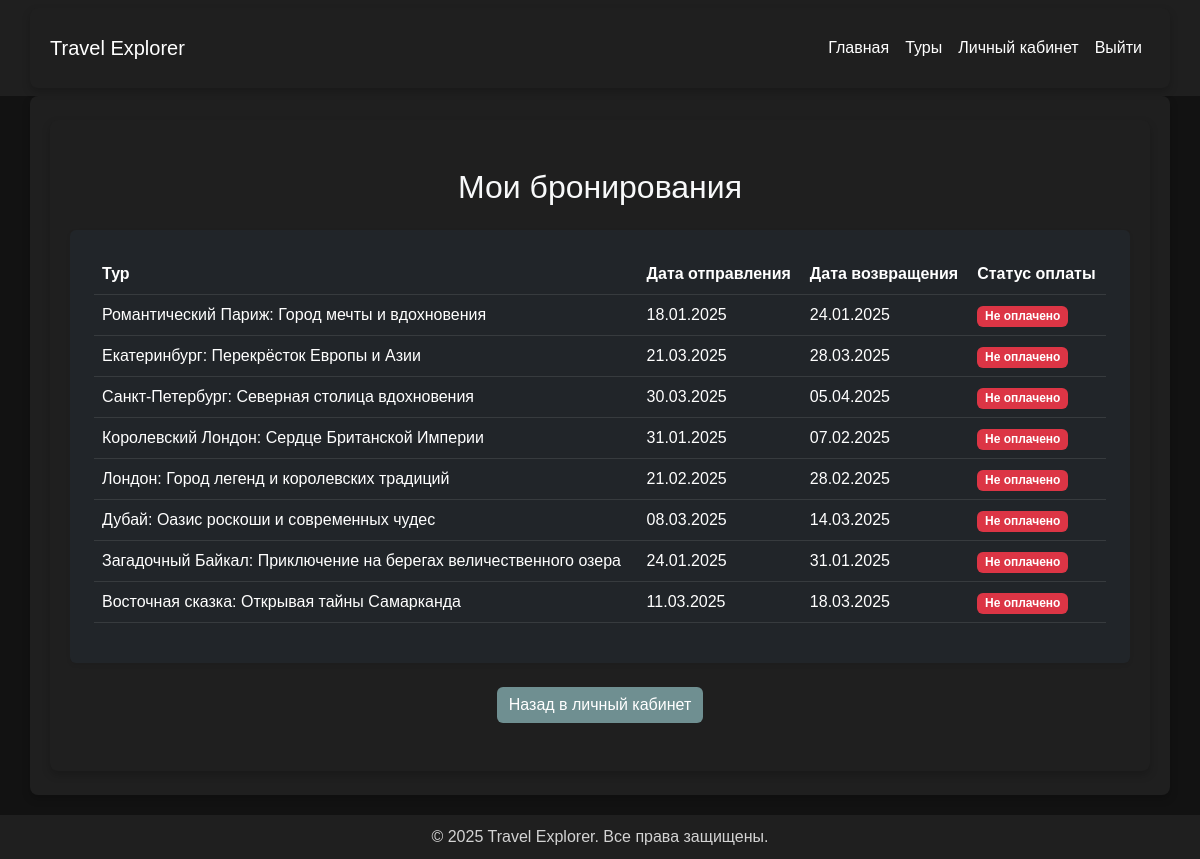
Page /api/profile/reservations/ (signed in) on the committed database.
### travel/models.py (models this page shows, shortened)
class Reservation(models.Model):
    id_user = models.ForeignKey(User, verbose_name="Пользователь", on_delete=models.CASCADE, related_name='reservations')
    id_tour = models.ForeignKey(Tour, verbose_name="Тур", on_delete=models.CASCADE, related_name='reservations')
    date_reservation = models.DateField("Дата бронирования",default=now)
    status_pay = models.BooleanField("Статус оплаты",default=False)
    PAYMENT_METHODS = [('CARD', 'Банковская карта'), ('CASH', 'Наличные'), ('ONLINE', 'Онлайн оплата(СБП)')]
    payment_method = models.CharField("Метод оплаты", max_length=50, choices=PAYMENT_METHODS)
    raw_id_fields = ('id_tour',)
    document = models.FileField(
        upload_to='reservation_documents/',
        blank=True,
        null=True,
        verbose_name="Документ бронирования"
    )
    class Meta:
        verbose_name = "Бронирование"
        verbose_name_plural = "Бронирования"

class Tour(models.Model):
    name_tour = models.CharField("Название тура", max_length=255)
    discription_tour = models.TextField("Описание тура")
    price_tour = models.IntegerField("Цена тура", validators=[validate_positive])
    departure = models.CharField("Место отправления", max_length=255)
    destination = models.CharField("Место назначения", max_length=255)
    date_departure = models.DateField("Дата отправления")
    date_return = models.DateField("Дата возвращения")
    operator_tour = models.CharField("Туроператор", max_length=255)
    places_tour = models.IntegerField("Количество мест", validators=[validate_positive])
    history = HistoricalRecords()
    is_hot = models.BooleanField(default=False)
    image = models.ImageField(upload_to='tours/', blank=True, null=True)
    objects = TourManager()
    video_url = models.URLField(
        max_length=255,
        blank=True,
        null=True,
        verbose_name="Ссылка на видеообзор"
    )
    class Meta:
        ordering = ['date_departure']
        verbose_name = "Тур"
        verbose_name_plural = "Туры"

### travel/views.py (the view)
# urls.py: path('profile/reservations/', views.user_reservations, name='user_reservations'),
@login_required
def user_reservations(request):
    reservations = Reservation.objects.select_related('id_tour').filter(id_user=request.user)
    return render(request, 'travel/user_reservations.html', {'reservations': reservations})

### travel/templates/travel/user_reservations.html
{% extends 'travel/base.html' %}
{% block content %}
<div class="container py-5">
    <h2 class="text-center text-light mb-4">Мои бронирования</h2>
    <div class="card bg-dark text-light shadow-sm p-4">
        <table class="table table-dark table-hover">
            <thead>
                <tr>
                    <th>Тур</th>
                    <th>Дата отправления</th>
                    <th>Дата возвращения</th>
                    <th>Статус оплаты</th>
                </tr>
            </thead>
            <tbody>
                {% for reservation in reservations %}
                <tr>
                    <td>{{ reservation.id_tour.name_tour }}</td>
                    <td>{{ reservation.id_tour.date_departure|date:"d.m.Y" }}</td>
                    <td>{{ reservation.id_tour.date_return|date:"d.m.Y" }}</td>
                    <td>
                        {% if reservation.status_pay %}
                        <span class="badge bg-success">Оплачено</span>
                        {% else %}
                        <span class="badge bg-danger">Не оплачено</span>
                        {% endif %}
                    </td>
                </tr>
                {% empty %}
                <tr>
                    <td colspan="4" class="text-center text-muted">У вас нет бронирований.</td>
                </tr>
                {% endfor %}
            </tbody>
        </table>
    </div>
    <div class="text-center mt-4">
        <a href="{% url 'profile' %}" class="btn btn-outline-light">Назад в личный кабинет</a>
    </div>
</div>
{% endblock %}

### travel/templates/travel/base.html (style rules this page uses)
body { background-color: #121212; color: #ffffff; font-family: Arial, sans-serif; }
.container { background-color: #1f1f1f; padding: 20px; border-radius: 8px; box-shadow: 0 4px 8px rgba(0, 0, 0, 0.2); }
.btn { background-color:rgb(111, 143, 145); color: #ffffff; border: none; transition: background-color 0.3s; }
h1, h2, h5 { color: #ffffff; }
.card { background-color: #2c2c2c; color: #ffffff; border: none; box-shadow: 0 4px 8px rgba(0, 0, 0, 0.2); }
a { color: #4caf50; }

### rows in the picture
Reservation: id_tour.name_tour "Романтический Париж: Город мечты и вдохновения", id_tour.date_departure "18.01.2025", id_tour.date_return "24.01.2025", status_pay "Не оплачено"
Reservation: id_tour.name_tour "Екатеринбург: Перекрёсток Европы и Азии", id_tour.date_departure "21.03.2025", id_tour.date_return "28.03.2025", status_pay "Не оплачено"
Reservation: id_tour.name_tour "Санкт-Петербург: Северная столица вдохновения", id_tour.date_departure "30.03.2025", id_tour.date_return "05.04.2025", status_pay "Не оплачено"
Reservation: id_tour.name_tour "Королевский Лондон: Сердце Британской Империи", id_tour.date_departure "31.01.2025", id_tour.date_return "07.02.2025", status_pay "Не оплачено"
Reservation: id_tour.name_tour "Лондон: Город легенд и королевских традиций", id_tour.date_departure "21.02.2025", id_tour.date_return "28.02.2025", status_pay "Не оплачено"
Reservation: id_tour.name_tour "Дубай: Оазис роскоши и современных чудес", id_tour.date_departure "08.03.2025", id_tour.date_return "14.03.2025", status_pay "Не оплачено"
Reservation: id_tour.name_tour "Загадочный Байкал: Приключение на берегах величественного озера", id_tour.date_departure "24.01.2025", id_tour.date_return "31.01.2025", status_pay "Не оплачено"
Reservation: id_tour.name_tour "Восточная сказка: Открывая тайны Самарканда", id_tour.date_departure "11.03.2025", id_tour.date_return "18.03.2025", status_pay "Не оплачено"
